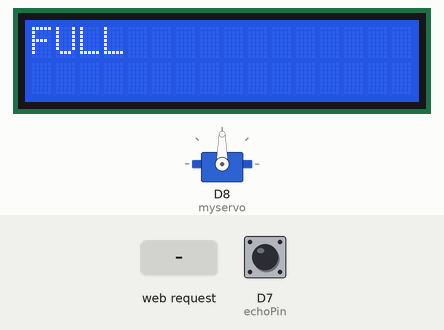
Simulated run of this sketch. Board: ESP8266 (NodeMCU). On the bench: 16×2 character LCD, servo. The inputs (shaded band) are chosen by the test bench; at power-on: D7 (echoPin) LOW. WiFi joins after 1.5 s; servers stay silent unless stated; what the sketch prints to the serial monitor is not drawn.

Above: at 3.2 s.
3.3 s: HTTP request GET /Dustbin=Close received
At 5.1 s:
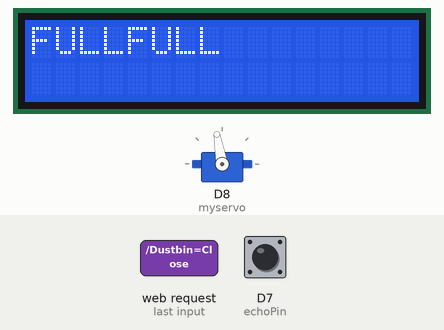
7.1 s: HTTP request GET /Dustbin=Open received
At 9.5 s:
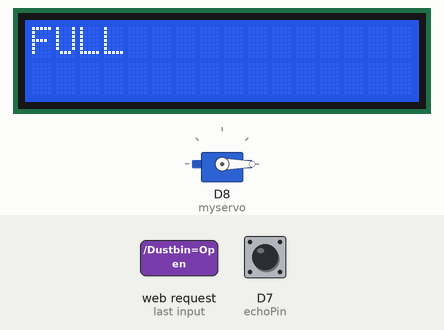
12.1 s: D7 (echoPin) pulsed HIGH 2 times (0.12 s each, 0.3 s apart)
At 12.8 s:
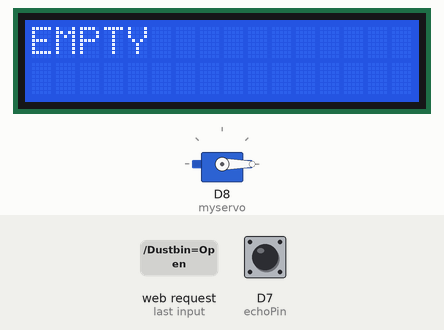
Timing chart, 0 to 15.1 s (numbered marks = the images above; inputs shaded):
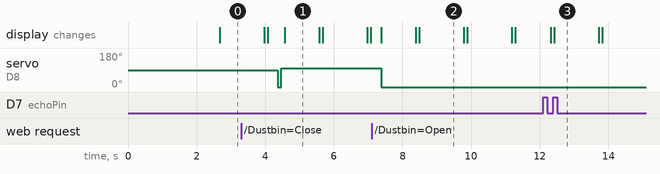

Measured:
- after the input at 3.3 s, servo on D8 (myservo): 90° → 0° after 1.1 s, → 100° 0.10 s later; the display: first differs from a run without the input after 1.3 s (image 1)
- after the input at 7.1 s, servo on D8 (myservo): 100° → 0° after 0.28 s; the display: first changes after 0.28 s (image 2 shows a later state)
- what the display in image 1 shows lasts 1.0 s, from 4.6 s to 5.6 s
- what the display in image 2 shows lasts 1.3 s, from 8.5 s to 9.8 s

The sketch:

node_mcu_dustbin.ino
```cpp
#include <ESP8266WiFi.h>
#include <Servo.h>
#include <WiFiClient.h>
#include <ThingSpeak.h>
#include <LiquidCrystal.h>

const int rs = D5, en = D4, d4 = D3, d5 = D2, d6 = D1, d7 = D0;
LiquidCrystal lcd(rs, en, d4, d5, d6, d7);

int pos;
Servo myservo;
long duration;
long distance, dist;
String data;
const int trigPin = D6;
const int echoPin = D7;
unsigned long myChannelNumber =  873880; //Your Channel Number (Without Brackets)
const char * myWriteAPIKey = "DG286EAQ0JS6QGPE"; //Your Write API Key
const char* ssid = "Pantech Thillainagar";    //  Your Wi-Fi Name
const char* password = "pantechtry";   // Wi-Fi Password
WiFiServer server(80); // server 80 used for Input-Output purpose
WiFiClient client;

 void setup()
{
  lcd.begin(16, 2);
  pinMode(trigPin, OUTPUT); // Sets the trigPin as an Output
  pinMode(echoPin, INPUT);
  myservo.attach(D8);
  Serial.begin(115200);
  Serial.print("Connecting to the Newtork");
  WiFi.begin(ssid, password);  //connect to wifi
  ThingSpeak.begin(client);
    while (WiFi.status() != WL_CONNECTED)
    {
    delay(500);
    Serial.print(".");
    }
  Serial.println("WiFi connected");
  server.begin();  // Starts the Server
  Serial.println("Server started");
  Serial.print("IP Address of network: "); // will IP address on Serial Monitor
  Serial.println(WiFi.localIP());
  Serial.println("/");
}

void loop() {
  digitalWrite(trigPin, LOW);
  delayMicroseconds(10);
  digitalWrite(trigPin, HIGH);
  delayMicroseconds(10);

  duration = pulseIn(echoPin, HIGH);
  distance = (duration/2) / 29.1;
  //data += distance;
  //data = String(distance);
  if(distance!=0){
  dist = distance;
  Serial.print(dist);
  Serial.println(" cm");
  delay(100);
  }
  lcd.clear();
  delay(100);
  if(distance>20)
  {
    lcd.print("EMPTY");
  }
  if(distance<=20&&distance>15)
  {
    lcd.print("LOW");
  }
  if(distance<=15&&distance>5)
  {
    lcd.print("MIDDLE");
  }
  if(distance<=5)
  {
    lcd.print("FULL");
  }

  ThingSpeak.writeField(myChannelNumber, 1,22, myWriteAPIKey);


  WiFiClient client = server.available();
  if (!client)
  {
    return;
  }
 // Serial.println("Waiting for new client");
  while(!client.available())
  {
    delay(1);
  }


  String request = client.readStringUntil('\n'); //reads the first line of request
  //Serial.println(request);
  client.flush(); //erase other lines
  if(request.indexOf("/Dustbin=Close") != -1)
  {
    for (pos = 0; pos <= 100; pos += 100) { // goes from 0 degrees to 180 degrees
    // in steps of 1 degree
    myservo.write(pos);              // tell servo to go to position in variable 'pos'
    delay(100);
    Serial.println("close");
   }
  }
  if(request.indexOf("/Dustbin=Open") != -1)
  {
    for (pos = 90; pos >= 0; pos -= 90) { // goes from 180 degrees to 0 degrees
    myservo.write(pos);              // tell servo to go to position in variable 'pos'
    Serial.println("open");// waits 15ms for the servo to reach the position
   }
  }


//*------------------HTML Page Code---------------------*//

  client.println("HTTP/1.1 200 OK");
  client.println("Content-Type: text/html");
  client.println("");
  client.println("<!DOCTYPE HTML>");
  client.println("<html>");
  client.print(" Dustbin Level: ");

  if(distance>20)
  {
    client.print("EMPTY");
    lcd.print("EMPTY");
  }
  if(distance<=20&&distance>15)
  {
    client.print("LOW");
    lcd.print("LOW");
  }
  if(distance<=10&&distance>5)
  {
    client.print("MIDDLE");
    lcd.print("MIDDLE");
  }
  if(distance<=5)
  {
    client.print("FULL");
    lcd.print("FULL");
  }
  client.println("<br><br>");
  client.println("<a href=\"/Dustbin=Close\"\"><button>CLOSE</button></a>");
  client.println("<a href=\"/Dustbin=Open\"\"><button>OPEN</button></a><br />");
  client.println("</html>");
  delay(1);
  Serial.println("Client disonnected");
  Serial.println("");
}
```
